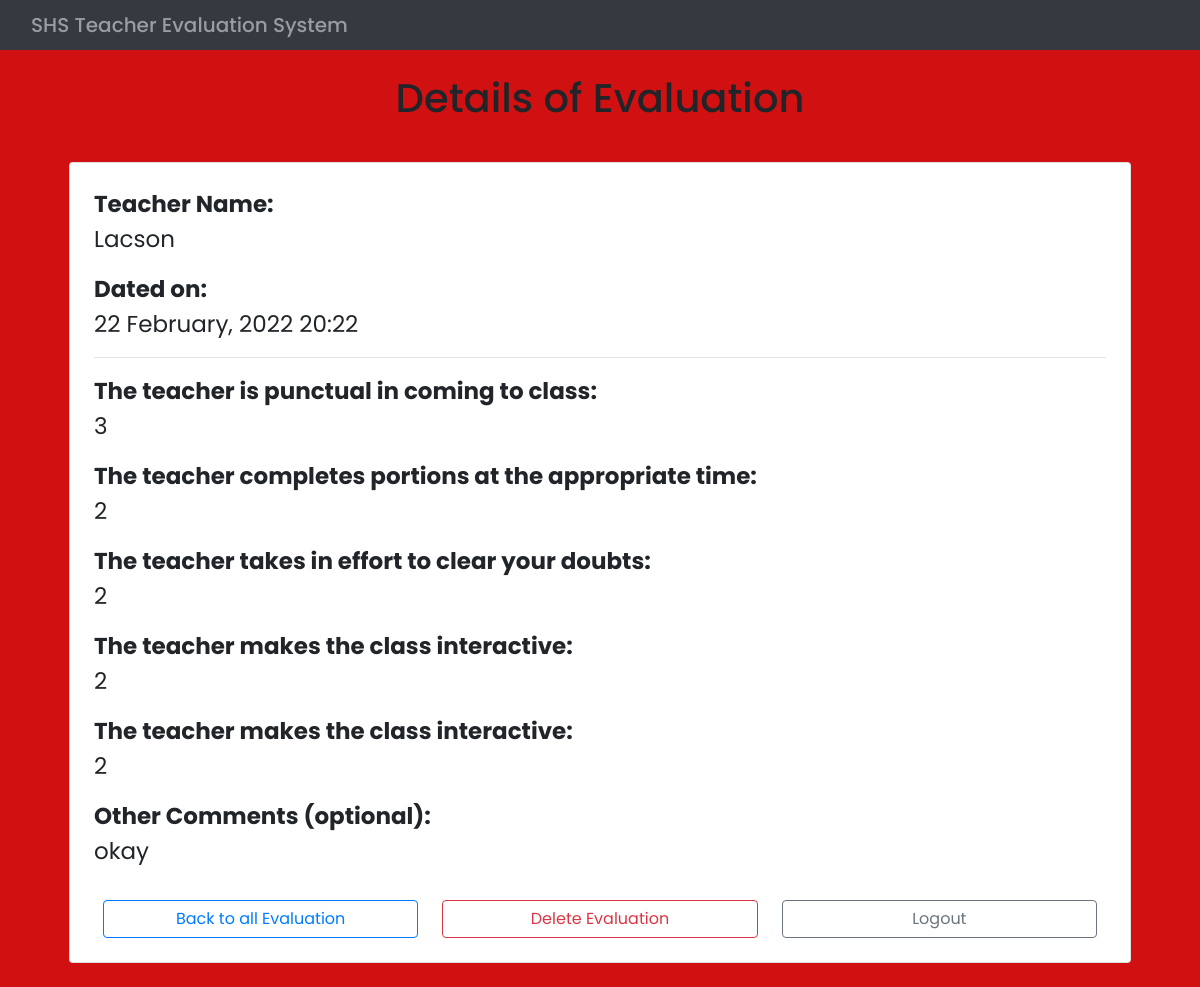
Page /review/feedback/41/ (signed in) on the committed database.
### Feedback/models.py (models this page shows, shortened)
class FeedbackData(models.Model):
    class Choice(models.IntegerChoices):
        Strongly_Disagree = 1
        Disagree = 2
        Sometimes = 3
        Agree = 4
        Strongly_Agree = 5
    date_submitted = models.DateTimeField(auto_now=True)
    teacher_name = models.ForeignKey(Teacher, verbose_name='Name of Teacher',
                                     on_delete=models.CASCADE)
    punctuality = models.IntegerField(verbose_name='The teacher is punctual in coming to class',choices=Choice.choices)
    portion = models.IntegerField(verbose_name='The teacher completes portions at the appropriate time',choices=Choice.choices)
    doubt = models.IntegerField(verbose_name='The teacher takes in effort to clear your doubts',choices=Choice.choices)
    interactive = models.IntegerField(verbose_name='The teacher makes the class interactive',choices=Choice.choices)
    comments = models.TextField(verbose_name='Any other feedback (your comments)',
                                blank=True)
    class Meta:
        verbose_name = 'Feedback Data'
        verbose_name_plural = 'Feedback Data'

### Home/models.py (models this page shows, shortened)
class Teacher(models.Model):
    name = models.CharField(verbose_name='Name of teacher',
                            max_length=255, unique=True)
    class Meta:
        verbose_name = 'Teacher'
        verbose_name_plural = 'Teachers'
    def __str__(self):
        return self.name

### Review/views.py (the view)
# urls.py: path('feedback/<int:pk>/', FeedbackDetailView.as_view(), name='FeedbackDetailView'),
class FeedbackDetailView(LoginRequiredMixin, DetailView):
    model = FeedbackData
    template_name = 'Review/detail_feedback.html'
    context_object_name = 'feedback'

### Review/templates/Review/detail_feedback.html
{% extends 'Home/index.html' %}
{% block content %}
    <div class="container">
        <h1 class="text-center py-3">Details of Evaluation</h1>
        <div class="card p-4 m-4">
            <p style="font-size: 23px;"><strong>Teacher Name:</strong><br>{{ feedback.teacher_name }}</p>
            <p style="font-size: 23px;"><strong>Dated on:</strong><br>{{ feedback.date_submitted|date:'d F, Y H:i ' }}</p>
            <hr class="p-0 m-0 mb-3">
            <p style="font-size: 23px;"><strong>The teacher is punctual in coming to class:</strong><br>{{ feedback.punctuality }}</p>
            <p style="font-size: 23px;"><strong>The teacher completes portions at the appropriate time:</strong><br>{{ feedback.portion }}</p>
            <p style="font-size: 23px;"><strong>The teacher takes in effort to clear your doubts:</strong><br>{{ feedback.doubt }}</p>
            <p style="font-size: 23px;"><strong>The teacher makes the class interactive:</strong><br>{{ feedback.interactive }}</p>
             <p style="font-size: 23px;"><strong>The teacher makes the class interactive:</strong><br>{{ feedback.interactive }}</p>
            <p style="font-size: 23px;"><strong>Other Comments (optional):</strong><br>{{ feedback.comments }}</p>
            <div class="row pt-3">
                <a class="btn btn-outline-primary ml-4 mr-4 col" role="button" href="{% url 'ListFeedbackView' %}">Back to all Evaluation</a>
                <a class="btn btn-outline-danger mr-4 col" role="button" href="{% url 'DeleteFeedbackView' feedback.id %}">Delete Evaluation</a>
                <a class="btn btn-outline-secondary mr-4 col" role="button" href="{% url 'LogoutView' %}">Logout</a>
            </div>
        </div>
    </div>
{% endblock content %}

### Home/static/Home/styles.css (style rules this page uses)
body { height: 100%; background-color: #d11111; background-image: url("https://mdbcdn.b-cdn.net/img/Photos/Others/images/76.webp"); }
html { height: 100%; }
* { margin: 0; padding: 0; box-sizing: border-box; font-family: 'Poppins',sans-serif; }

### rows in the picture
FeedbackData: teacher_name "Lacson", date_submitted "22 February, 2022 20:22", punctuality "3", portion "2", doubt "2", interactive "2", comments "okay"
